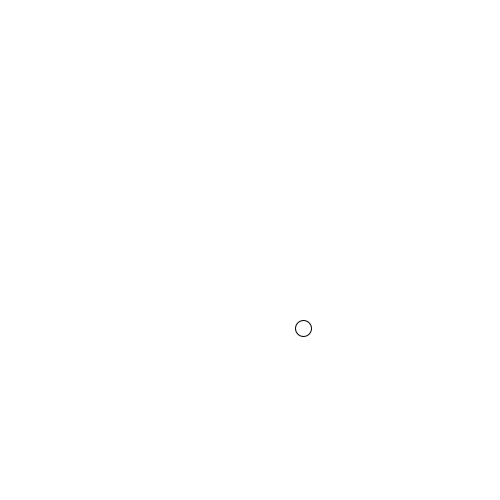
Frame 1 (no input)
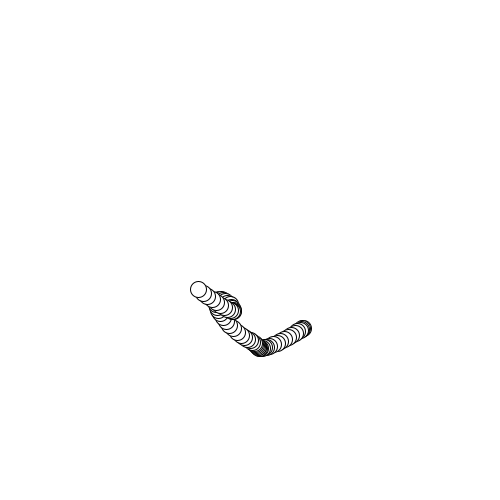
Frame 60 (the mouse pressed at the canvas centre just before this capture)
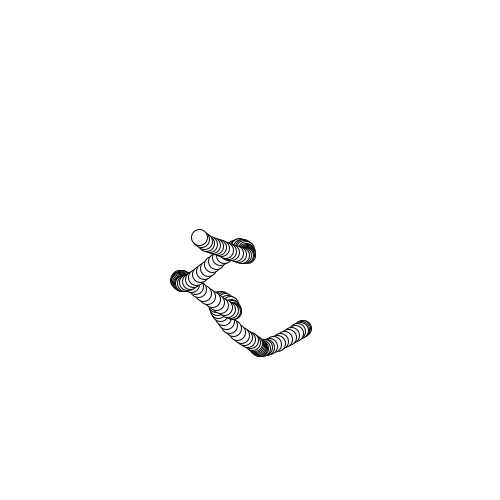
Frame 120 (the mouse held since frame 60 and released just before this capture)

The Processing sketch that drew these frames (run headless with seeded random() and noise(); from frame 60 on, the mouse is pressed at the canvas centre):

// Processing sketch: noiseRandomWalkerPosition
// ── noiseRandomWalkerPosition.pde
class Walker {
  
  float x, y;
  float tx, ty;
  
  Walker() {
    tx = 0;
    ty = 10000;
  }
  
  void step() {
    x = map(noise(tx), 0, 1, 0, width);
    y = map(noise(ty), 0, 1, 0, height);
    
    tx += 0.01;
    ty += 0.01;
    
  }
  
  void display() {
    ellipse(x, y, 16, 16);
  }
}

Walker w;

void setup() {
  size(500,500);
  background(255);
  w = new Walker();
}

void draw() {
  w.step();
  w.display();
}
